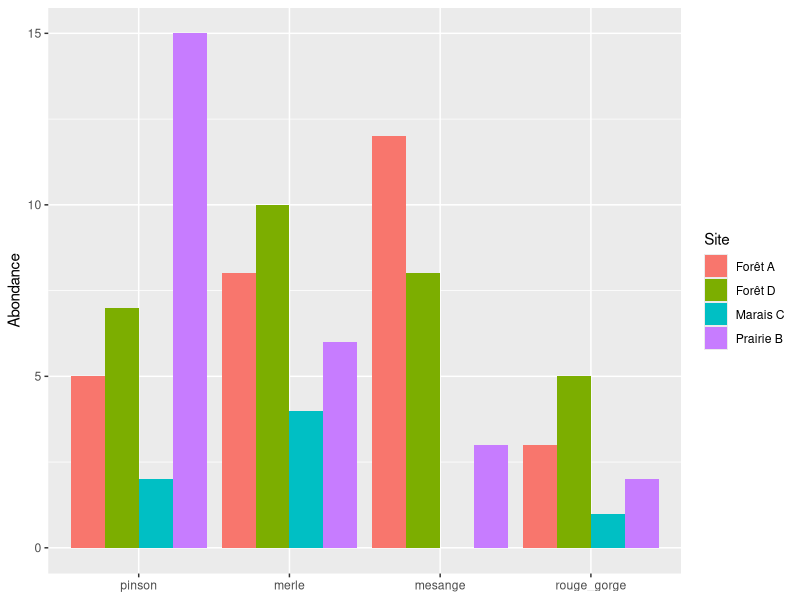

Reproduce this figure in R.
# labo-08-pivot-longer.R
# Série : R Méconnu #8
# tidyr::pivot_longer() : passer du format large au format long
# ============================================================
# Ce script contient tout le code présenté dans la vidéo.
# Chaque section correspond à une partie de la vidéo.
# ============================================================


# Chargement des packages ----

library(tidyverse)
library(palmerpenguins)


# Partie 1 : Format large vs format long ----
# Le format large : une ligne par site, une colonne par espèce.
# C'est lisible sur le terrain, mais ggplot2 et dplyr n'en veulent pas.
# Le tidyverse attend le format long : une ligne par observation (site × espèce).

# Format large — typique d'un relevé de terrain
abondances_large <- tibble(
  site = c("Forêt A", "Prairie B", "Marais C", "Forêt D"),
  mesange = c(12, 3, 0, 8),
  pinson = c(5, 15, 2, 7),
  merle = c(8, 6, 4, 10),
  rouge_gorge = c(3, 2, 1, 5)
)

abondances_large

# Comment faire un barplot par espèce ? Chaque espèce est une colonne...
# On ne peut pas mapper "espèce" sur l'axe X en format large.

# Le format long cible :
# site       | espece       | abondance
# Forêt A    | mesange      | 12
# Forêt A    | pinson       | 5
# Forêt A    | merle        | 8
# ...
# Une ligne par observation (site x espèce), trois colonnes.


# Partie 2a : pivot_longer() — la transformation de base ----
# Trois arguments essentiels :
#   cols       — quelles colonnes pivoter
#   names_to   — nom de la colonne qui recevra les anciens noms de colonnes
#   values_to  — nom de la colonne qui recevra les valeurs
# Résultat : 4 lignes × 5 colonnes → 16 lignes × 3 colonnes.

abondances_long <- abondances_large |>
  pivot_longer(
    cols = mesange:rouge_gorge,
    names_to = "espece",
    values_to = "abondance"
  )

abondances_long


# Partie 2b : Sélection des colonnes avec tidyselect ----
# cols = -site : toutes les colonnes sauf site (le plus pratique).
# Toutes les sélections tidyselect fonctionnent.

# Par exclusion (plus pratique quand il y a beaucoup d'espèces)
abondances_large |>
  pivot_longer(cols = -site, names_to = "espece", values_to = "abondance")

# Par combinaison de sélecteurs
abondances_large |>
  pivot_longer(cols = everything() & !site, names_to = "espece", values_to = "abondance")


# Partie 2c : Le graphique rendu possible par le format long ----
# Impossible à faire directement en format large.
# En format long, 4 lignes de ggplot2 suffisent.

abondances_long |>
  ggplot(aes(x = fct_reorder(espece, abondance, .fun = sum, .desc = TRUE),
             y = abondance, fill = site)) +
  geom_col(position = "dodge") +
  labs(x = NULL, y = "Abondance", fill = "Site")


# Partie 3a : pivot_wider() — le chemin inverse ----
# Repasser en format large : pour un tableau dans un article,
# ou pour certaines fonctions qui attendent une matrice.
# Arguments inversés : names_from et values_from.

abondances_long |>
  pivot_wider(
    names_from = espece,
    values_from = abondance
  )


# Partie 3b : pivot_wider() — tableau croisé avec valeurs manquantes ----
# values_fill = 0 remplace les combinaisons absentes par 0 (pas NA).

# Comptage espèce × île en format long
comptage <- penguins |> count(species, island)

# Passage en format large pour un tableau
comptage |>
  pivot_wider(names_from = island, values_from = n, values_fill = 0)


# Partie 4 : Cas avancé — plusieurs colonnes de valeurs (.value) ----
# Mesures répétées dans le temps, stockées en colonnes nommées variable_temps.
# On veut une colonne "temps", une colonne "taille", une colonne "poids".

mesures <- tibble(
  individu = c("A", "B", "C"),
  taille_t0 = c(10.2, 11.5, 9.8),
  taille_t1 = c(12.1, 13.0, 11.5),
  taille_t2 = c(14.5, 14.8, 13.2),
  poids_t0 = c(25, 28, 22),
  poids_t1 = c(30, 33, 27),
  poids_t2 = c(35, 38, 32)
)

mesures

# Le ".value" dans names_to est spécial :
# - la partie AVANT le séparateur (taille, poids) → noms de colonnes
# - la partie APRÈS le séparateur (t0, t1, t2) → colonne "temps"
# Résultat : individu | temps | taille | poids

mesures |>
  pivot_longer(
    cols = -individu,
    names_to = c(".value", "temps"),
    names_sep = "_"
  )

# C'est le format qu'attendent lme4::lmer() et les autres
# fonctions d'analyse longitudinale.
